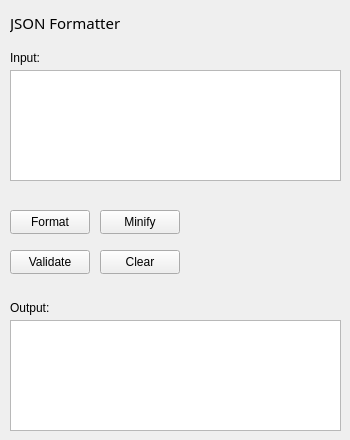
      <widget class="QWidget" name="jsonFormatterPage">
       <widget class="QLabel" name="jsonFormatterTitleLabel">
        <property name="geometry">
         <rect>
          <x>10</x>
          <y>10</y>
          <width>170</width>
          <height>25</height>
         </rect>
        </property>
        <property name="font">
         <font>
          <family>Segoe UI Black</family>
          <pointsize>11</pointsize>
         </font>
        </property>
        <property name="text">
         <string>JSON Formatter</string>
        </property>
       </widget>
       <widget class="QLabel" name="jsonInputLabel">
        <property name="geometry">
         <rect>
          <x>10</x>
          <y>50</y>
          <width>49</width>
          <height>16</height>
         </rect>
        </property>
        <property name="text">
         <string>Input:</string>
        </property>
       </widget>
       <widget class="QPlainTextEdit" name="jsonInputEdit">
        <property name="geometry">
         <rect>
          <x>10</x>
          <y>70</y>
          <width>331</width>
          <height>111</height>
         </rect>
        </property>
        <property name="plainText">
         <string/>
        </property>
        <property name="placeholderText">
         <string>Paste JSON Here...</string>
        </property>
       </widget>
       <widget class="QPushButton" name="formatJsonButton">
        <property name="geometry">
         <rect>
          <x>10</x>
          <y>210</y>
          <width>80</width>
          <height>24</height>
         </rect>
        </property>
        <property name="text">
         <string>Format</string>
        </property>
       </widget>
       <widget class="QPushButton" name="minifyJsonButton">
        <property name="geometry">
         <rect>
          <x>100</x>
          <y>210</y>
          <width>80</width>
          <height>24</height>
         </rect>
        </property>
        <property name="text">
         <string>Minify</string>
        </property>
       </widget>
       <widget class="QPushButton" name="validateJsonButton">
        <property name="geometry">
         <rect>
          <x>10</x>
          <y>250</y>
          <width>80</width>
          <height>24</height>
         </rect>
        </property>
        <property name="text">
         <string>Validate</string>
        </property>
       </widget>
       <widget class="QPushButton" name="clearJsonButton">
        <property name="geometry">
         <rect>
          <x>100</x>
          <y>250</y>
          <width>80</width>
          <height>24</height>
         </rect>
        </property>
        <property name="text">
         <string>Clear</string>
        </property>
       </widget>
       <widget class="QLabel" name="jsonOutputLabel">
        <property name="geometry">
         <rect>
          <x>10</x>
          <y>300</y>
          <width>91</width>
          <height>16</height>
         </rect>
        </property>
        <property name="text">
         <string>Output:</string>
        </property>
       </widget>
       <widget class="QPlainTextEdit" name="jsonOutputEdit">
        <property name="geometry">
         <rect>
          <x>10</x>
          <y>320</y>
          <width>331</width>
          <height>111</height>
         </rect>
        </property>
        <property name="readOnly">
         <bool>true</bool>
        </property>
        <property name="plainText">
         <string/>
        </property>
        <property name="placeholderText">
         <string>Formatted JSON will appear here...</string>
        </property>
       </widget>
      </widget>
